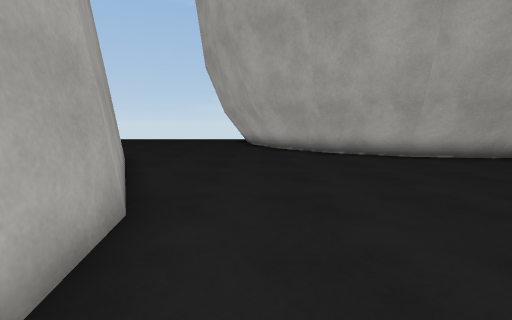
[1] (above)

15 first-person views from a walk through a scene from a Unity 3-D project. The camera is 1.2 m above the floor, tilts 8° down and sees 90° across. The floor is counted in squares, 1 m on a side. Each view is taken from the middle of a square. On the plan, view 1 faces up. The plan holds only what a view shows up to about 12 squares ahead; the rest is blank. The place goes on beyond the plan. Surface patterns are stand-ins for the level's own textures.

[2]
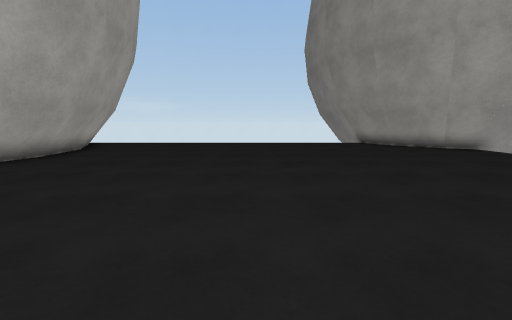

[3]
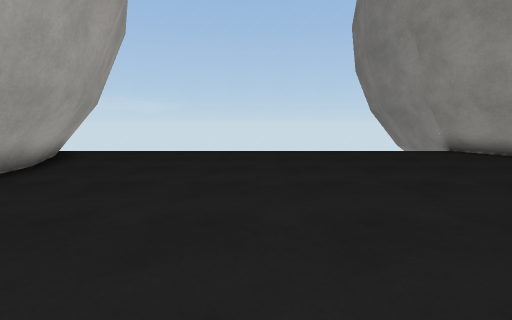

[4]
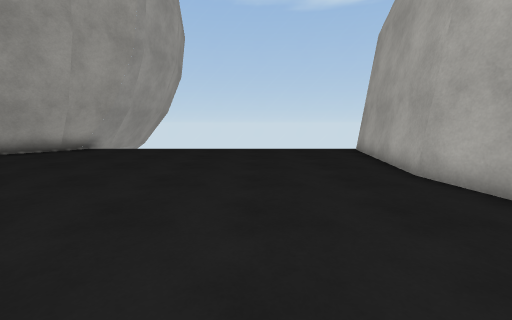

[5]
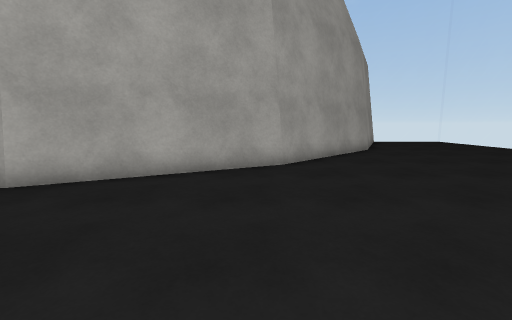

[6]
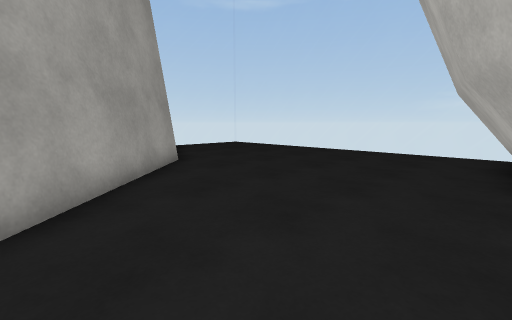

[7]
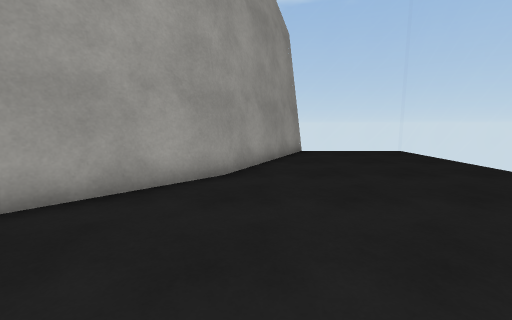

[8]
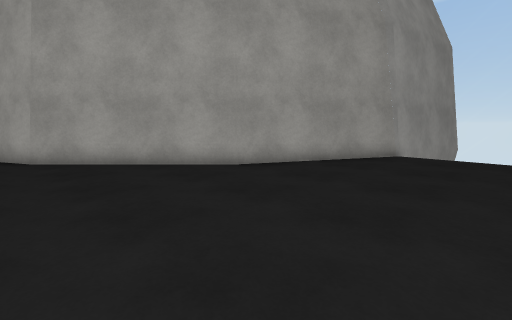

[9]
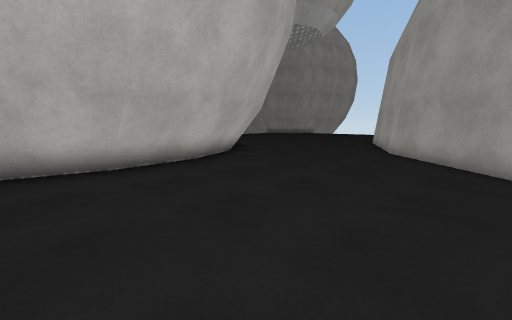

[10]
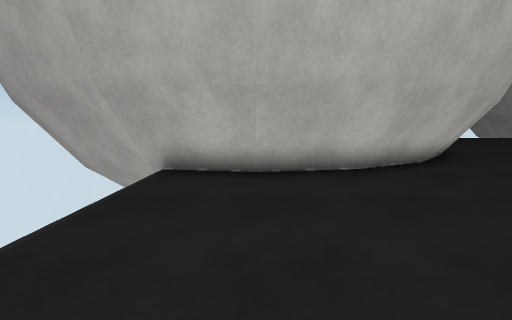

[11]
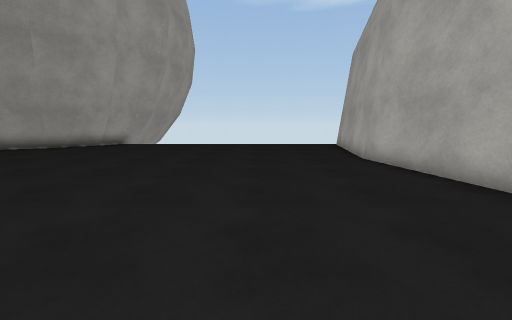

[12]
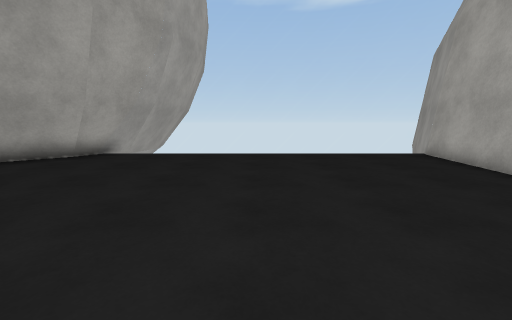

[13]
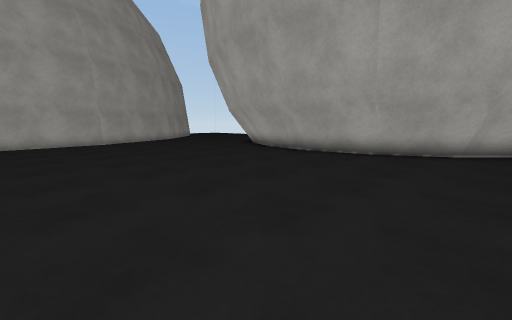

[14]
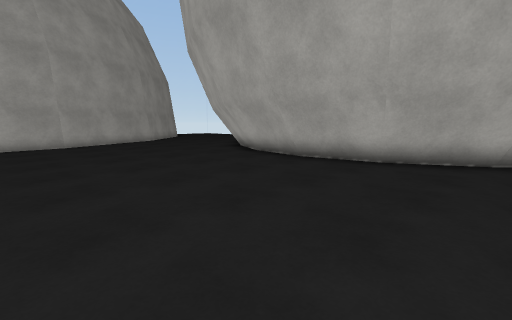

[15]
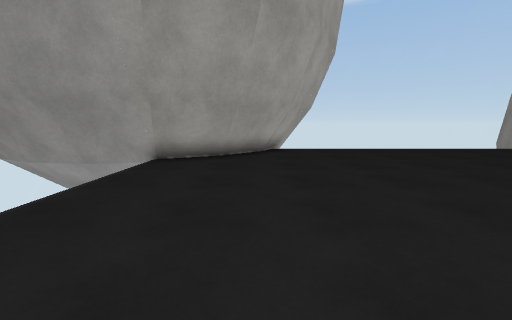

### Floor plan
Key: @ floor where view 1 was taken; # wall or solid block; . floor; = window, fence, low wall or low ledge.
Columns run from 16 left of view 1 to 17 right of it. Each row starts with its distance up from view 1.
 22                ##
 21  #====    =====##
 20  =............###
 19  =............##
 18  =............##
 17  =............##
 16 ##=...........###
 15  ####..........##
 14     ###........##
 13       ##........##
 12        ##.......###
 11         ##.......###          ##
 10          ##.......####      ####=
  9           ##.......############.=
  8            ##........########...=
  7             #...................=
  6             ##..................=
  5              #..................=
  4              ##.................=
  3               #.................=
  2               #.................=
  1               #.................=
  0               ##@...............=
 -1                #................=
 -2                #................=
 -3                #................=
 -4                #................=#
 -5                #..............####
 -6               ##............#####
 -7               #............###
 -8               #............##
 -9              ##============#
-10              #============##
-11              #           ##

Where each view was taken, in squares from view 1:
view 1: 0 up, 0 right, facing up
view 2: 1 up, 1 left, facing right
view 3: 3 up, 4 right, facing right
view 4: 3 up, 3 right, facing down
view 5: 8 up, 3 right, facing left
view 6: 9 up, 1 left, facing up-left
view 7: 14 up, 3 left, facing left
view 8: 19 up, 4 left, facing down-left
view 9: 20 up, 8 left, facing down-right
view 10: 18 up, 7 left, facing right
view 11: 6 up, 3 right, facing down
view 12: 1 up, 5 right, facing down
view 13: 1 down, 15 right, facing up-left
view 14: 1 up, 14 right, facing up-left
view 15: 3 up, 12 right, facing down
